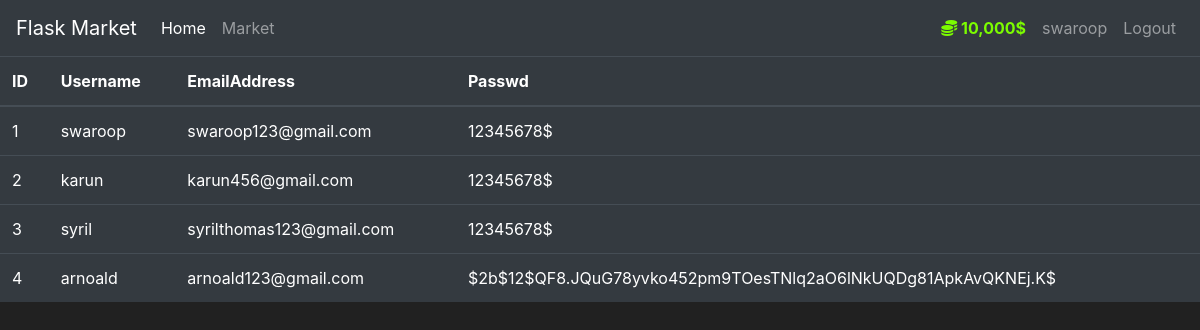
Screenshot of /users (signed in) with the database file from the repository.
### market/models.py (models this page shows, shortened)
class User(db.Model,UserMixin):
    id = db.Column(db.Integer(), primary_key=True)
    username = db.Column(db.String(length=30), nullable=False, unique=True)
    email_address = db.Column(db.String(length=50), nullable=False, unique=True)
    password_hash = db.Column(db.String(length=60), nullable=False)
    budget = db.Column(db.Integer(), nullable=False, default=1000)
    items = db.relationship('Item', backref='owned_user', lazy=True)
    @property
    def prettier_budget(self):
        if len(str(self.budget)) >= 4:
            return f'{str(self.budget)[:-3]},{str(self.budget)[-3:]}$'
        else:
            return f"{self.budget}$"
    @property
    def password(self):
        return self.password

### market/routes.py (the view)
@app.route('/users')
def user_page():
    users = User.query.all()
    return render_template('veiw_users.html',users = users)

### market/models.py (called while the page is built)
@login_manager.user_loader
def load_user(user_id):
    return User.query.get(int(user_id))

### market/templates/veiw_users.html (shortened to what this page needs)
{% extends 'base.html' %}
{% block content %}
<table class="table table-hover table-dark">
    <thead>
        <tr>
            <th scope="col">ID</th>
            <th scope="col">Username</th>
            <th scope="col">EmailAddress</th>
            <th scope="col">Passwd</th>
        </tr>
    </thead>
    <tbody>
        {% for user in users %}
        <tr>
            <td>{{ user.id }}</td>
            <td>{{ user.username }}</td>
            <td>{{ user.email_address }}</td>
            <td>{{ user.password_hash }}$</td>
        </tr>
        {% endfor %}
    </tbody>
</table>
{% endblock %}

### market/templates/base.html (shortened to what this page needs)
<!doctype html>
<html lang="en">
<head>
    <link rel="stylesheet" href="https://cdn.jsdelivr.net/npm/bootstrap@4.5.3/dist/css/bootstrap.min.css"
>
</head>
<body>
    <nav class="navbar navbar-expand-md navbar-dark bg-dark">
        <a class="navbar-brand" href="#">Flask Market</a>
        <div class="collapse navbar-collapse" id="navbarNav">
            <ul class="navbar-nav mr-auto">
                <li class="nav-item active">
                    <a class="nav-link" href="{{ url_for('home_page') }}">Home </a>
                </li>
                <li class="nav-item">
                    <a class="nav-link" href="{{ url_for('market_page') }}">Market</a>
                </li>
            </ul>
            {% if current_user.is_authenticated %}
            <ul class="navbar-nav">
                <li class="nav-item">
                    <a class="nav-link" style="color: lawngreen; font-weight: bold">
                        <i class="fas fa-coins"></i>
                        {{ current_user.prettier_budget }}
                    </a>
                </li>
                <li class="nav-item">
                    <a class="nav-link"> {{ current_user.username }}</a>
                </li>
                <li class="nav-item">
                    <a class="nav-link" href="{{ url_for('logout_page') }}">Logout</a>
                </li>
            </ul>
            {% endif %}
        </div>
    </nav>
    {% block content %}
    {% endblock %}
</body>
</html>

### market/templates/base.html (style rules this page uses)
body { background-color: #212121; color: white }

### rows the page displays
User: prettier_budget "10,000$", username "swaroop", id "1", email_address "swaroop123@gmail.com", password_hash "12345678"
User: id "2", username "karun", email_address "karun456@gmail.com", password_hash "12345678"
User: id "3", username "syril", email_address "syrilthomas123@gmail.com", password_hash "12345678"
User: id "4", username "arnoald", email_address "arnoald123@gmail.com", password_hash "$2b$12$QF8.JQuG78yvko452pm9TOesTNlq2aO6lNkUQDg81ApkAvQKNEj.K"
